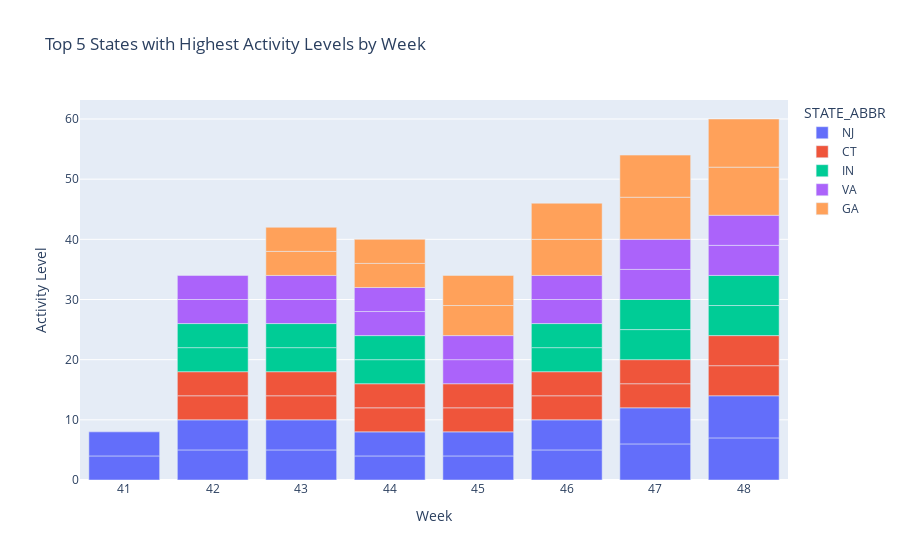

The code cell stored with this chart in its notebook:
### Code cell
import pandas as pd
import plotly.express as px

# Assuming df contains the data
# Step 1: Aggregate data to calculate total/average activity level by state
state_activity = data.groupby('STATE_ABBR')['ACTIVITY LEVEL NUMERIC'].mean().reset_index()

# Step 2: Sort by activity level and select the top 10 states
top_5_states = state_activity.nlargest(5, 'ACTIVITY LEVEL NUMERIC')

# Step 3: Filter the original dataset for only the top 5 states
df_filtered = data[(data['STATE_ABBR'].isin(top_5_states['STATE_ABBR']))&
                  (data['ACTIVITY LEVEL NUMERIC']>3)]

# Step 4: Create the bar chart
fig = px.bar(
    df_filtered, 
    x='WEEK',  # Assuming WEEK column exists
    y='ACTIVITY LEVEL NUMERIC', 
    color='STATE_ABBR', 
    title='Top 5 States with Highest Activity Levels by Week',
    labels={'ACTIVITY LEVEL NUMERIC': 'Activity Level'},
    category_orders={'ACTIVITY_LEVEL': ['Level 1', 'Level 2', 'Level 3', 'Level 4', 'Level 5']}
)

# Step 5: Update axes labels
fig.update_xaxes(title='Week')
fig.update_yaxes(title='Activity Level')

# Display the chart
fig.show()
fig.write_image("figure5.png")

### Figure 1 — Plotly figure (JSON) as saved in the notebook; plotly's stock layout.template omitted (floating-point values rounded to 4 significant figures)
{"data": [{"alignmentgroup": "True", "hovertemplate": "STATE_ABBR=NJ<br>WEEK=%{x}<br>Activity Level=%{y}<extra></extra>", "legendgroup": "NJ", "marker": {"color": "#636efa", "pattern": {"shape": ""}}, "name": "NJ", "offsetgroup": "NJ", "orientation": "v", "showlegend": true, "textposition": "auto", "type": "bar", "x": [41, 42, 43, 44, 45, 46, 47, 48, 41, 42, 43, 44, 45, 46, 47, 48], "xaxis": "x", "y": [4, 5, 5, 4, 4, 5, 6, 7, 4, 5, 5, 4, 4, 5, 6, 7], "yaxis": "y"}, {"alignmentgroup": "True", "hovertemplate": "STATE_ABBR=CT<br>WEEK=%{x}<br>Activity Level=%{y}<extra></extra>", "legendgroup": "CT", "marker": {"color": "#EF553B", "pattern": {"shape": ""}}, "name": "CT", "offsetgroup": "CT", "orientation": "v", "showlegend": true, "textposition": "auto", "type": "bar", "x": [42, 43, 44, 45, 46, 47, 48, 42, 43, 44, 45, 46, 47, 48], "xaxis": "x", "y": [4, 4, 4, 4, 4, 4, 5, 4, 4, 4, 4, 4, 4, 5], "yaxis": "y"}, {"alignmentgroup": "True", "hovertemplate": "STATE_ABBR=IN<br>WEEK=%{x}<br>Activity Level=%{y}<extra></extra>", "legendgroup": "IN", "marker": {"color": "#00cc96", "pattern": {"shape": ""}}, "name": "IN", "offsetgroup": "IN", "orientation": "v", "showlegend": true, "textposition": "auto", "type": "bar", "x": [42, 43, 44, 46, 47, 48, 42, 43, 44, 46, 47, 48], "xaxis": "x", "y": [4, 4, 4, 4, 5, 5, 4, 4, 4, 4, 5, 5], "yaxis": "y"}, {"alignmentgroup": "True", "hovertemplate": "STATE_ABBR=VA<br>WEEK=%{x}<br>Activity Level=%{y}<extra></extra>", "legendgroup": "VA", "marker": {"color": "#ab63fa", "pattern": {"shape": ""}}, "name": "VA", "offsetgroup": "VA", "orientation": "v", "showlegend": true, "textposition": "auto", "type": "bar", "x": [42, 43, 44, 45, 46, 47, 48, 42, 43, 44, 45, 46, 47, 48], "xaxis": "x", "y": [4, 4, 4, 4, 4, 5, 5, 4, 4, 4, 4, 4, 5, 5], "yaxis": "y"}, {"alignmentgroup": "True", "hovertemplate": "STATE_ABBR=GA<br>WEEK=%{x}<br>Activity Level=%{y}<extra></extra>", "legendgroup": "GA", "marker": {"color": "#FFA15A", "pattern": {"shape": ""}}, "name": "GA", "offsetgroup": "GA", "orientation": "v", "showlegend": true, "textposition": "auto", "type": "bar", "x": [43, 44, 45, 46, 47, 48, 43, 44, 45, 46, 47, 48], "xaxis": "x", "y": [4, 4, 5, 6, 7, 8, 4, 4, 5, 6, 7, 8], "yaxis": "y"}], "layout": {"barmode": "relative", "legend": {"title": {"text": "STATE_ABBR"}, "tracegroupgap": 0}, "title": {"text": "Top 5 States with Highest Activity Levels by Week"}, "xaxis": {"anchor": "y", "domain": [0, 1], "title": {"text": "Week"}}, "yaxis": {"anchor": "x", "domain": [0, 1], "title": {"text": "Activity Level"}}}}
